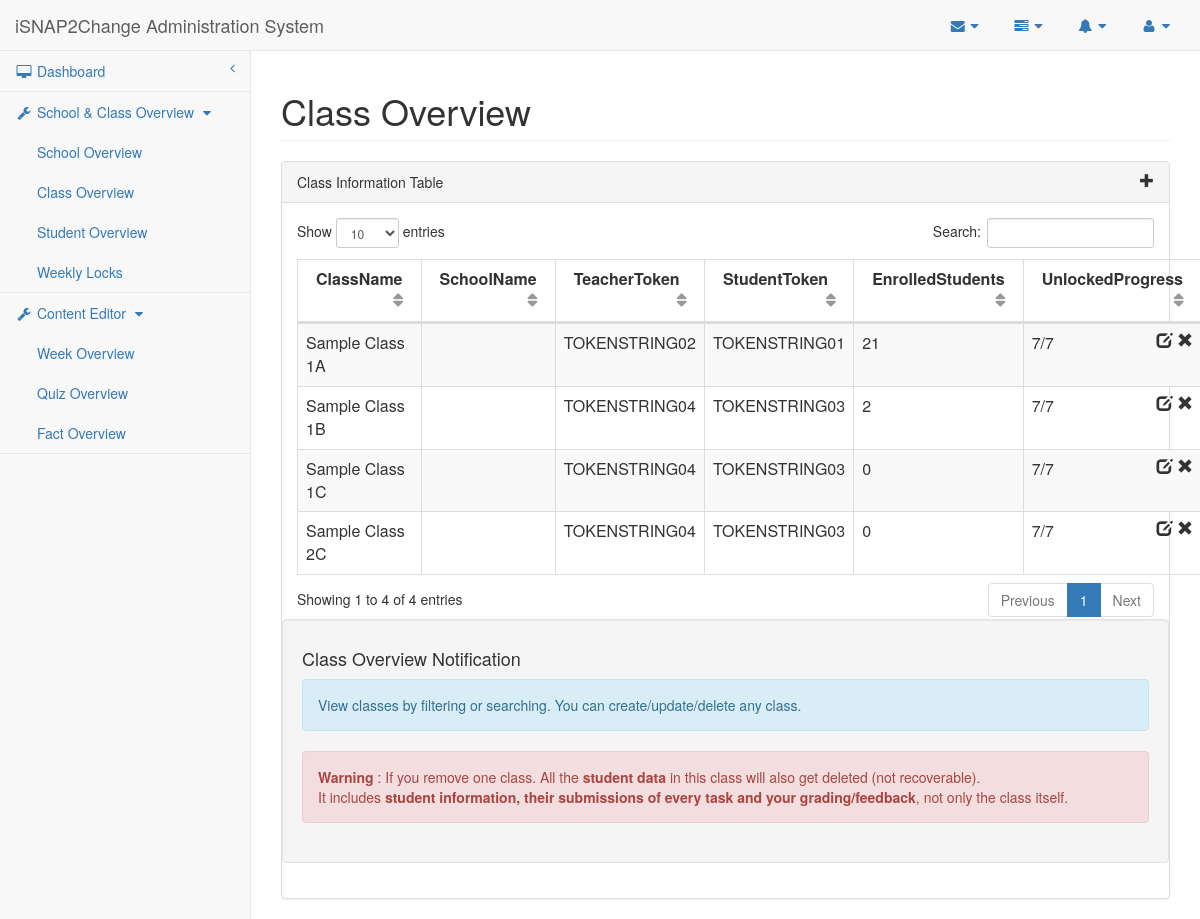
Before: /isnap2change/researcher/class.php with the older database file.
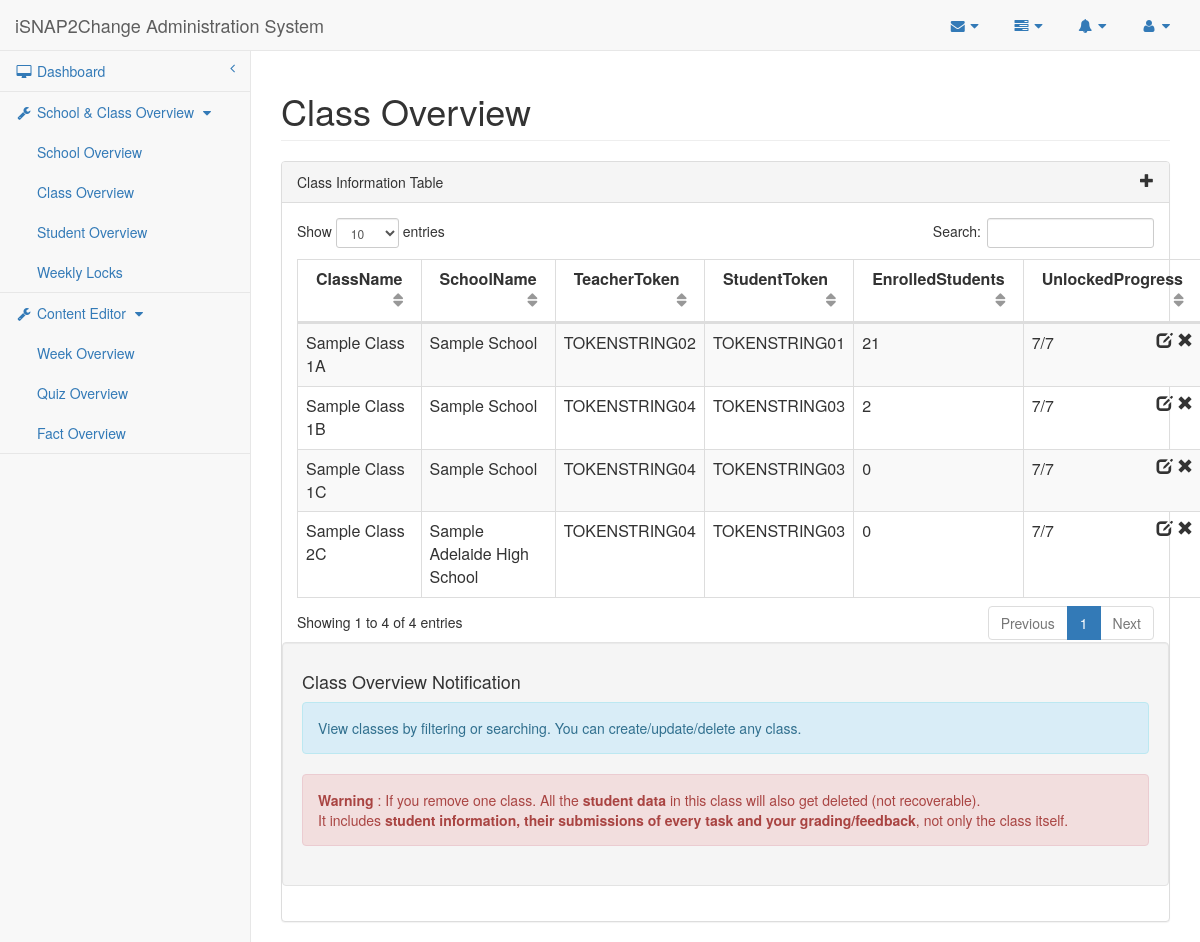
After: the same page with the newer database file.
### tables this page shows
CREATE TABLE IF NOT EXISTS `Class` (
    ClassID MEDIUMINT AUTO_INCREMENT,
    ClassName TEXT,
    SchoolID MEDIUMINT NOT NULL,
     
    UnlockedProgress MEDIUMINT NOT NULL DEFAULT 10,
    CONSTRAINT Class_ClassID_PK PRIMARY KEY (ClassID),
    CONSTRAINT Class_SchoolID_FK FOREIGN KEY (SchoolID)
        REFERENCES School (SchoolID)
        ON DELETE CASCADE ON UPDATE CASCADE
);

CREATE TABLE IF NOT EXISTS `School` (
    SchoolID MEDIUMINT AUTO_INCREMENT,
     
    SchoolName VARCHAR(190) UNIQUE,
    CONSTRAINT School_SchoolID_PK PRIMARY KEY (SchoolID)
);

### isnap2change/researcher/class.php (the view, shortened to what the changed rows need)
<?php
    $conn = db_connect();
    $weekSql = "select MAX(Week) as WeekNum from Quiz";
    $weekQuery = $conn->prepare($weekSql);
    $weekQuery->execute();
    $weekResult = $weekQuery->fetch(PDO::FETCH_OBJ);
    $classSql = "SELECT ClassID, ClassName, SchoolName, UnlockedProgress
               FROM Class NATURAL JOIN School";
    $classQuery = $conn->prepare($classSql);
    $classQuery->execute();
    $classResult = $classQuery->fetchAll(PDO::FETCH_OBJ);
    $tokenSql = "SELECT ClassID, `Type`, TokenString
               FROM Token NATURAL JOIN Class";
    $tokenQuery = $conn->prepare($tokenSql);
    $tokenQuery->execute();
    $tokenResult = $tokenQuery->fetchAll(PDO::FETCH_OBJ);
    $studentNumSql = "SELECT count(*) as Count, ClassID
               FROM   Student NATURAL JOIN Class
               GROUP BY ClassID";
    $studentNumQuery = $conn->prepare($studentNumSql);
    $studentNumQuery->execute();
    $studentNumResult = $studentNumQuery->fetchAll(PDO::FETCH_OBJ);
?>
<!DOCTYPE html>
<html lang="en">
<head>
    <link href="../bower_components/bootstrap/dist/css/bootstrap.min.css" rel="stylesheet">
    <link href="../bower_components/metisMenu/dist/metisMenu.min.css" rel="stylesheet">
    <link href="../bower_components/datatables-plugins/integration/bootstrap/3/dataTables.bootstrap.css" rel="stylesheet">
    <link href="../dist/css/sb-admin-2.css" rel="stylesheet">
    <link href="../bower_components/font-awesome/css/font-awesome.min.css" rel="stylesheet" type="text/css">
</head>
<body>
    <div id="wrapper">
        <div w3-include-html="navigation.html"></div>
        <div id="page-wrapper">
            <div class="row">
                <div class="col-lg-12">
                    <h1 class="page-header">Class Overview</h1>
                </div>
            </div>
            <div class="row">
                <div class="col-lg-12">
                    <div class="panel panel-default">
                        <div class="panel-body">
                            <div class="dataTable_wrapper">
                                <table class="table table-striped table-bordered table-hover" id="datatables">
                                    <thead>
                                        <tr>
                                            <th>ClassName</th>
                                            <th>SchoolName</th>
                                            <th>TeacherToken</th>
                                            <th>StudentToken</th>
                                            <th>EnrolledStudents</th>
                                            <th>UnlockedProgress</th>
                                        </tr>
                                    </thead>
                                    <tbody>
                                    <?php for($i=0; $i<count($classResult); $i++) {?>
                                        <tr class="<?php if($i % 2 == 0){echo "odd";} else {echo "even";} ?>">
                                            <td><?php echo $classResult[$i]->ClassName ?></td>
                                            <td><?php echo $classResult[$i]->SchoolName ?></td>
                                            <td><?php for($j=0; $j<count($tokenResult); $j++){ if ($tokenResult[$j]->ClassID == $classResult[$i]->ClassID && $tokenResult[$j]->Type == 'TEACHER') echo $tokenResult[$j]->TokenString;} ?></td>
                                            <td><?php for($j=0; $j<count($tokenResult); $j++){ if ($tokenResult[$j]->ClassID == $classResult[$i]->ClassID && $tokenResult[$j]->Type == 'STUDENT') echo $tokenResult[$j]->TokenString;} ?></td>
                                            <td><?php $count=0; for($j=0; $j<count($studentNumResult); $j++){ if ($studentNumResult[$j]->ClassID == $classResult[$i]->ClassID) $count=$studentNumResult[$j]->Count; } echo $count; ?></td>
                                            <td><?php echo min($classResult[$i]->UnlockedProgress, $weekResult->WeekNum)."/".$weekResult->WeekNum ?><span class="glyphicon glyphicon-remove pull-right" aria-hidden="true"></span><span class="pull-right" aria-hidden="true">&nbsp;</span><span class="glyphicon glyphicon-edit pull-right" data-toggle="modal" data-target="#dialog" aria-hidden="true"></span></td>
                                        </tr>
                                    <?php } ?>
                                    </tbody>
                                </table>
                            </div>
                        </div>
                    </div>
                </div>
            </div>
        </div>
    </div>
</body>
</html>

Changed rows visible on the page:
changed through a linked row, class "Sample Class 2C": SchoolID.SchoolName (not shown) → "Sample Adelaide High School"; moves up the list
changed through a linked row, class "Sample Class 1A": SchoolID.SchoolName (not shown) → "Sample School"
changed through a linked row, class "Sample Class 1B": SchoolID.SchoolName (not shown) → "Sample School"
changed through a linked row, class "Sample Class 1C": SchoolID.SchoolName (not shown) → "Sample School"
